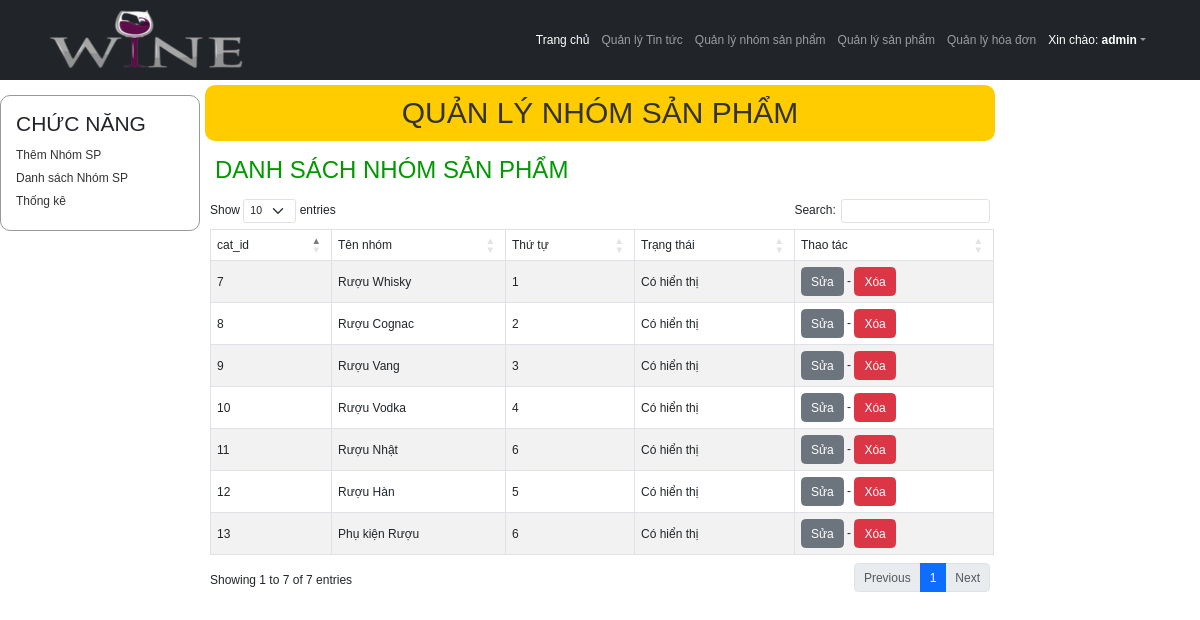
The app's page /index_admin.php?module=nhomsp (signed in) with its own data.
### tables this page shows
CREATE TABLE `tbcategory` (
  `cat_id` int(11) NOT NULL,
  `cat_name` varchar(100) NOT NULL,
  `cat_ord` int(11) DEFAULT NULL,
  `cat_status` tinyint(1) DEFAULT NULL
);

### Models/clsDatabase.php (called while the page is built, shortened)
<?php
class clsDatabase
{
	public $conn = NULL;
	function __construct()
	{
		try
		{
			$this->conn = new PDO("mysql:host=localhost;dbname=shop","root","");
			$this->conn->exec("SET NAMES UTF8");
		}
		catch(PDOException $ex)
		{
			echo "<h3>" . $ex->getMessage() . "</h3>";
			die("<h3> LỖI KẾT NỐI CSDL </h3>");
		}
	}
	function ThucthiSQL($sql, $data=NULL)
	{
		$this->pdo_stm = $this->conn->prepare($sql);
		$ketqua=false;
		if($data!=NULL)
			$ketqua = $this->pdo_stm->execute($data);
		else
			$ketqua = $this->pdo_stm->execute();
		return $ketqua;
	}
}
?>

### Models/clsCategory.php (called while the page is built, shortened)
<?php
require_once("clsDatabase.php");
class clsCategory
{
	public $db;
	function __construct()
	{
		$this->db = new clsDatabase();
	}
	function LayDanhSachNhomSanpham($trangthai =2, $order =0)
	{
		$sql = "SELECT * FROM tbcategory";
		if($order == 1)
			$sql .= " ORDER BY cat_ord ASC";
		else if($order == -1)
			$sql .= " ORDER BY cat_ord DESC";
				$ketqua = $this->db->ThucthiSQL($sql);
		if($ketqua==TRUE)
			$this->data = $this->db->pdo_stm->fetchAll();
		return $ketqua;
	}
}
?>

### Views/vDanhSachNhomSP.php (the view)
<div id="content_left">
    <div class="left1">
        <h3>CHỨC NĂNG</h3>
        <p><a href="?module=<?= $module ?>&act=them">Thêm Nhóm SP</a></p>
        <p><a href="?module=<?= $module ?>">Danh sách Nhóm SP</a></p>
        <p><a href="?module=<?= $module ?>">Thống kê</a></p>
    </div>
</div>
<div id="content_right">
    <h1> QUẢN LÝ NHÓM SẢN PHẨM</h1>
    <h2> DANH SÁCH NHÓM SẢN PHẨM</h2>
    <div id="right_detail">
        <table id="example" class="table table-striped table-hover table-bordered table align-middle">
            <thead>
                <tr>
                    <td> cat_id </td>
                    <td> Tên nhóm </td>
                    <td> Thứ tự </td>
                    <td> Trạng thái </td>
                    <td> Thao tác </td>
                </tr>
            </thead>
            <tbody>
                <?php
                   $rows = $Nhomsanpham->data;
                   foreach ($rows as $row) {
                       $trangthai = "";
                       if ($row["cat_status"] == 0)
                           $trangthai = "Không hiển thị";
                       else if ($row["cat_status"] == 1)
                           $trangthai = "Có hiển thị";
                   ?>
                    <tr>
                        <td> <?= $row["cat_id"] ?> </td>
                        <td> <?= $row["cat_name"] ?> </td>
                        <td> <?= $row["cat_ord"] ?> </td>
                        <td> <?= $trangthai ?></td>
                        <td> <a class="btn btn-secondary" href="?module=<?= $module ?>&act=sua&id=<?= $row["cat_id"] ?>"> Sửa </a>
                            - <a class="btn btn-danger" href="?module=<?= $module ?>&act=xoa&id=<?= $row["cat_id"] ?>" onClick="return confirm('Chắc chắn xóa?');"> Xóa </a> </td>
                    </tr>
                <?php
                   }
                   ?>
            </tbody>
        </table>
    </div>
</div>

### css_Admin/Style.css (style rules this page uses)
* { margin:0px; padding:0px; box-sizing:border-box; font-family:Tahoma, Geneva, sans-serif; font-size:12px }
#content_left { width:200px; float:left }
#content_right { width:800px; float:left }
#content_right > h1 { color; text-align:center; padding:10px; margin:5px; background:#FC0; color:#333; border-radius:10px }
#content_right > h2 { color:#090; padding:10px; margin:5px; }
.left1 { width:200px; border:1px #999999 solid; border-radius:10px; margin:15px 0px; padding:15px; }
.left1 h3 { margin-bottom:10px }
.left1 p { margin:5px 0px }
.left1 a { text-decoration:none; color:#333 }

### css_Admin/ContentRight.css (style rules this page uses)
#right_detail { width:800px; height:auto; margin:0px; overflow:auto; padding:0px 10px }

### records on screen
tbcategory: cat_id "7", cat_name "Rượu Whisky", cat_ord "1", cat_status "Có hiển thị"
tbcategory: cat_id "8", cat_name "Rượu Cognac", cat_ord "2", cat_status "Có hiển thị"
tbcategory: cat_id "9", cat_name "Rượu Vang", cat_ord "3", cat_status "Có hiển thị"
tbcategory: cat_id "10", cat_name "Rượu Vodka", cat_ord "4", cat_status "Có hiển thị"
tbcategory: cat_id "12", cat_name "Rượu Hàn", cat_ord "5", cat_status "Có hiển thị"
tbcategory: cat_id "11", cat_name "Rượu Nhật", cat_ord "6", cat_status "Có hiển thị"
tbcategory: cat_id "13", cat_name "Phụ kiện Rượu", cat_ord "6", cat_status "Có hiển thị"

### other values on screen
$_SESSION["user"] "admin"
